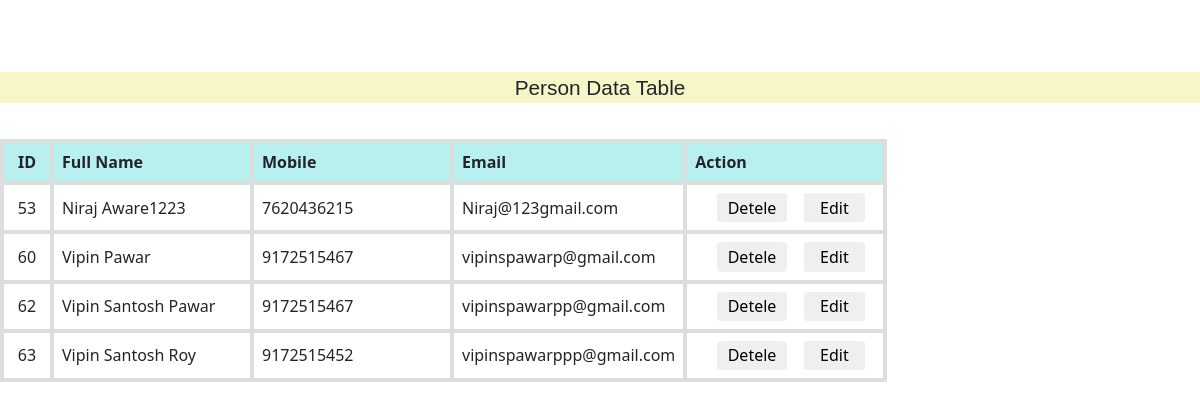
Page /persondata/ on the earlier database version.
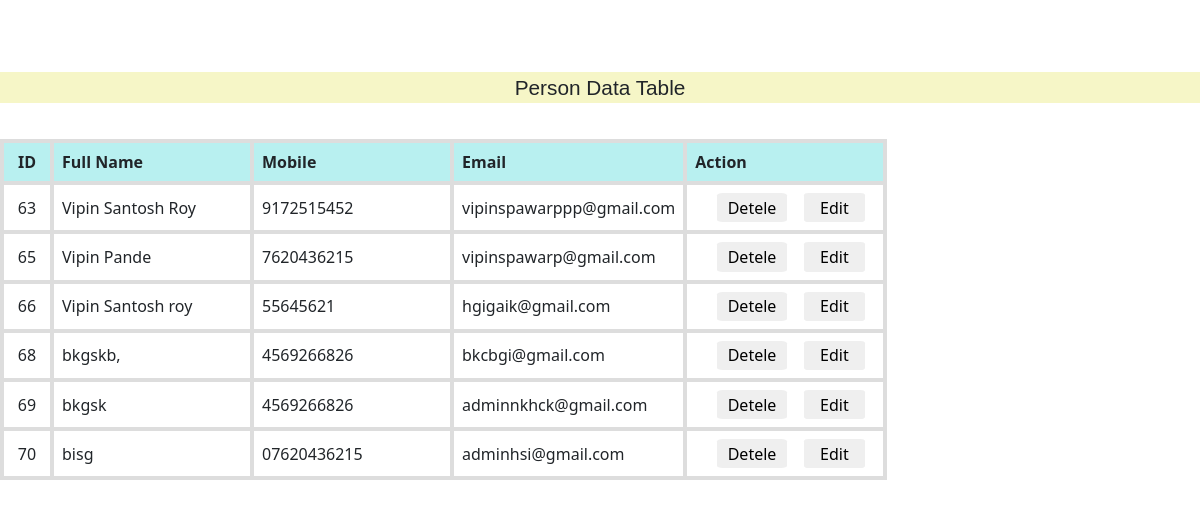
Same page on the later database version.
### Page/models.py (models this page shows)
class Person(models.Model):
    name = models.CharField(max_length=50, verbose_name="Full Name")
    mobile = models.CharField(max_length=10, verbose_name="Mobile Number")
    email = models.EmailField(max_length=254, unique=True, verbose_name="Email Address")
    password = models.CharField(max_length=128, verbose_name="Password")
    address = models.TextField(verbose_name="Address", default="Default Address")  # Added default value
    birthdate = models.DateField(verbose_name="Date of Birth", default=date(2000,1,1))  # Added default value

### Page/views.py (the view)
# urls.py: path("persondata/", views.persondata, name='persondata'),
def persondata(request):
    persons = Person.objects.all()
    return render(request, 'person.html', {"persons": persons})

### templates/person.html (shortened to what this page needs)
{% load static %}
<head>
  <link rel="stylesheet" href="https://cdnjs.cloudflare.com/ajax/libs/bootstrap/5.3.3/css/bootstrap.min.css"
 />
  <link rel="stylesheet" href="{% static 'person.css' %}" />
</head>
<header style="
    margin-bottom: 3%;
    margin-top: 6%;
    text-align: center;
    font-size: 130%;
    font-family: 'Franklin Gothic Medium', 'Arial Narrow', Arial, sans-serif;
    background-color: rgb(246, 246, 199);
  ">
  Person Data Table
</header>
<table>
  <tbody style="margin-top: 50%">
    <tr>
      <th class="id-column">ID</th>
      <th>Full Name</th>
      <th>Mobile</th>
      <th>Email</th>
      <th>Action</th>
    </tr>
    {% for person in persons %}
    <tr id="item-{{ person.id }}">
      <td class="id-column">{{person.id}}</td>
      <td>{{person.name}}</td>
      <td>{{person.mobile}}</td>
      <td>{{person.email}}</td>
      <td>
        <button class="deletebtn" data-id="{{ person.id }}">Detele</button>
        <button type="button" class="edit-btn" value="{{person.id}}"
          onclick="open_modal('{{person.id}}', '{{person.name}}', '{{person.mobile}}','{{person.email}}')">
          Edit
        </button>
      </td>
    </tr>
    {% endfor %}
  </tbody>
</table>

Differences in the rows shown:
removed Person: id "53", name "Niraj Aware1223", mobile "7620436215", email "Niraj@123gmail.com"
removed Person: id "60", name "Vipin Pawar", mobile "9172515467", email "vipinspawarp@gmail.com"
removed Person: id "62", name "Vipin Santosh Pawar", mobile "9172515467", email "vipinspawarpp@gmail.com"
added Person: id "65", name "Vipin Pande", mobile "7620436215", email "vipinspawarp@gmail.com"
added Person: id "66", name "Vipin Santosh roy", mobile "55645621", email "hgigaik@gmail.com"
added Person: id "68", name "bkgskb,", mobile "4569266826", email "bkcbgi@gmail.com"
added Person: id "69", name "bkgsk", mobile "4569266826", email "adminnkhck@gmail.com"
added Person: id "70", name "bisg", mobile "07620436215", email "adminhsi@gmail.com"
